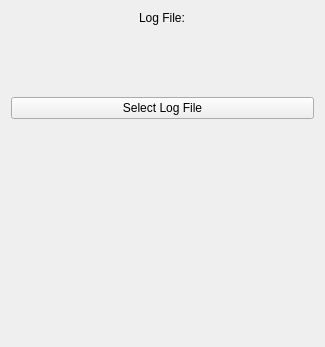
<?xml version="1.0" encoding="UTF-8"?>
<ui version="4.0">
 <class>LogReplayLinkConfigurationWidget</class>
 <widget class="QWidget" name="LogReplayLinkConfigurationWidget">
  <property name="geometry">
   <rect>
    <x>0</x>
    <y>0</y>
    <width>325</width>
    <height>347</height>
   </rect>
  </property>
  <property name="windowTitle">
   <string>Form</string>
  </property>
  <layout class="QVBoxLayout" name="verticalLayout_2">
   <item>
    <layout class="QHBoxLayout" name="horizontalLayout_7" stretch="0">
     <item>
      <widget class="QLabel" name="label">
       <property name="sizePolicy">
        <sizepolicy hsizetype="Fixed" vsizetype="Preferred">
         <horstretch>0</horstretch>
         <verstretch>0</verstretch>
        </sizepolicy>
       </property>
       <property name="text">
        <string>Log File:</string>
       </property>
      </widget>
     </item>
    </layout>
   </item>
   <item>
    <widget class="QLabel" name="logFilename">
     <property name="sizePolicy">
      <sizepolicy hsizetype="Preferred" vsizetype="Fixed">
       <horstretch>0</horstretch>
       <verstretch>0</verstretch>
      </sizepolicy>
     </property>
     <property name="minimumSize">
      <size>
       <width>0</width>
       <height>60</height>
      </size>
     </property>
     <property name="text">
      <string/>
     </property>
     <property name="wordWrap">
      <bool>true</bool>
     </property>
    </widget>
   </item>
   <item>
    <widget class="QPushButton" name="selectLogFileButton">
     <property name="text">
      <string>Select Log File</string>
     </property>
    </widget>
   </item>
   <item>
    <layout class="QHBoxLayout" name="horizontalLayout_8"/>
   </item>
   <item>
    <spacer name="verticalSpacer">
     <property name="orientation">
      <enum>Qt::Vertical</enum>
     </property>
     <property name="sizeHint" stdset="0">
      <size>
       <width>20</width>
       <height>40</height>
      </size>
     </property>
    </spacer>
   </item>
  </layout>
  <action name="actionDelete">
   <property name="text">
    <string>Delete</string>
   </property>
   <property name="toolTip">
    <string>Delete this link</string>
   </property>
   <property name="statusTip">
    <string>Delete this link</string>
   </property>
   <property name="whatsThis">
    <string>Link delete button</string>
   </property>
  </action>
  <action name="actionConnect">
   <property name="text">
    <string>Connect</string>
   </property>
   <property name="toolTip">
    <string>Connect this link</string>
   </property>
   <property name="statusTip">
    <string>Connect this link</string>
   </property>
   <property name="whatsThis">
    <string>Connect this link</string>
   </property>
  </action>
  <action name="actionClose">
   <property name="text">
    <string>Close</string>
   </property>
   <property name="toolTip">
    <string>Close the configuration window</string>
   </property>
   <property name="statusTip">
    <string>Close the configuration window</string>
   </property>
   <property name="whatsThis">
    <string>Close the configuration window</string>
   </property>
  </action>
 </widget>
 <resources/>
 <connections>
  <connection>
   <sender>actionClose</sender>
   <signal>triggered()</signal>
   <receiver>LogReplayLinkConfigurationWidget</receiver>
   <slot>close()</slot>
   <hints>
    <hint type="sourcelabel">
     <x>-1</x>
     <y>-1</y>
    </hint>
    <hint type="destinationlabel">
     <x>224</x>
     <y>195</y>
    </hint>
   </hints>
  </connection>
 </connections>
</ui>
